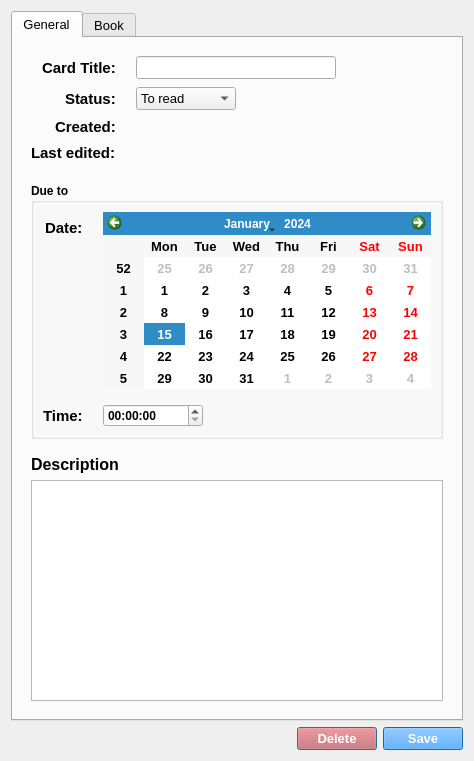
<?xml version="1.0" encoding="UTF-8"?>
<ui version="4.0">
 <class>CardWindow</class>
 <widget class="QDialog" name="CardWindow">
  <property name="geometry">
   <rect>
    <x>0</x>
    <y>0</y>
    <width>474</width>
    <height>761</height>
   </rect>
  </property>
  <property name="sizePolicy">
   <sizepolicy hsizetype="MinimumExpanding" vsizetype="MinimumExpanding">
    <horstretch>0</horstretch>
    <verstretch>0</verstretch>
   </sizepolicy>
  </property>
  <property name="minimumSize">
   <size>
    <width>0</width>
    <height>0</height>
   </size>
  </property>
  <property name="windowTitle">
   <string>Edit</string>
  </property>
  <layout class="QVBoxLayout" name="verticalLayout_2">
   <item>
    <widget class="QTabWidget" name="tabWidget">
     <property name="font">
      <font>
       <pointsize>10</pointsize>
      </font>
     </property>
     <property name="currentIndex">
      <number>0</number>
     </property>
     <widget class="QWidget" name="tab">
      <attribute name="title">
       <string>General</string>
      </attribute>
      <layout class="QVBoxLayout" name="verticalLayout">
       <item>
        <widget class="QFrame" name="frame">
         <property name="sizePolicy">
          <sizepolicy hsizetype="Expanding" vsizetype="Expanding">
           <horstretch>0</horstretch>
           <verstretch>0</verstretch>
          </sizepolicy>
         </property>
         <property name="frameShadow">
          <enum>QFrame::Plain</enum>
         </property>
         <layout class="QVBoxLayout" name="verticalLayout_3">
          <item>
           <layout class="QFormLayout" name="formLayout">
            <property name="labelAlignment">
             <set>Qt::AlignRight|Qt::AlignTrailing|Qt::AlignVCenter</set>
            </property>
            <property name="formAlignment">
             <set>Qt::AlignLeading|Qt::AlignLeft|Qt::AlignTop</set>
            </property>
            <property name="horizontalSpacing">
             <number>20</number>
            </property>
            <property name="verticalSpacing">
             <number>8</number>
            </property>
            <property name="topMargin">
             <number>0</number>
            </property>
            <property name="bottomMargin">
             <number>15</number>
            </property>
            <item row="0" column="0">
             <widget class="QLabel" name="label_4">
              <property name="font">
               <font>
                <pointsize>11</pointsize>
                <bold>true</bold>
               </font>
              </property>
              <property name="text">
               <string>Card Title:</string>
              </property>
             </widget>
            </item>
            <item row="0" column="1">
             <widget class="QLineEdit" name="line_edit_title">
              <property name="sizePolicy">
               <sizepolicy hsizetype="Maximum" vsizetype="Fixed">
                <horstretch>0</horstretch>
                <verstretch>0</verstretch>
               </sizepolicy>
              </property>
              <property name="minimumSize">
               <size>
                <width>200</width>
                <height>0</height>
               </size>
              </property>
              <property name="font">
               <font>
                <pointsize>10</pointsize>
               </font>
              </property>
              <property name="text">
               <string/>
              </property>
             </widget>
            </item>
            <item row="1" column="0">
             <widget class="QLabel" name="label_5">
              <property name="font">
               <font>
                <pointsize>11</pointsize>
                <bold>true</bold>
               </font>
              </property>
              <property name="text">
               <string>Status:</string>
              </property>
             </widget>
            </item>
            <item row="2" column="0">
             <widget class="QLabel" name="label_6">
              <property name="font">
               <font>
                <pointsize>11</pointsize>
                <bold>true</bold>
               </font>
              </property>
              <property name="text">
               <string>Created:</string>
              </property>
             </widget>
            </item>
            <item row="2" column="1">
             <widget class="QLabel" name="label_created_value">
              <property name="sizePolicy">
               <sizepolicy hsizetype="Maximum" vsizetype="Preferred">
                <horstretch>0</horstretch>
                <verstretch>0</verstretch>
               </sizepolicy>
              </property>
              <property name="minimumSize">
               <size>
                <width>100</width>
                <height>0</height>
               </size>
              </property>
              <property name="font">
               <font>
                <pointsize>10</pointsize>
               </font>
              </property>
              <property name="text">
               <string/>
              </property>
              <property name="alignment">
               <set>Qt::AlignRight|Qt::AlignTrailing|Qt::AlignVCenter</set>
              </property>
             </widget>
            </item>
            <item row="3" column="0">
             <widget class="QLabel" name="label_7">
              <property name="font">
               <font>
                <pointsize>11</pointsize>
                <bold>true</bold>
               </font>
              </property>
              <property name="text">
               <string>Last edited:</string>
              </property>
             </widget>
            </item>
            <item row="1" column="1">
             <widget class="QComboBox" name="combo_box_status">
              <property name="sizePolicy">
               <sizepolicy hsizetype="Maximum" vsizetype="Fixed">
                <horstretch>0</horstretch>
                <verstretch>0</verstretch>
               </sizepolicy>
              </property>
              <property name="minimumSize">
               <size>
                <width>100</width>
                <height>0</height>
               </size>
              </property>
              <property name="font">
               <font>
                <pointsize>10</pointsize>
               </font>
              </property>
              <item>
               <property name="text">
                <string>To read</string>
               </property>
              </item>
              <item>
               <property name="text">
                <string>In progress</string>
               </property>
              </item>
              <item>
               <property name="text">
                <string>Done</string>
               </property>
              </item>
             </widget>
            </item>
            <item row="3" column="1">
             <widget class="QLabel" name="label_last_edit_value">
              <property name="sizePolicy">
               <sizepolicy hsizetype="Maximum" vsizetype="Preferred">
                <horstretch>0</horstretch>
                <verstretch>0</verstretch>
               </sizepolicy>
              </property>
              <property name="minimumSize">
               <size>
                <width>100</width>
                <height>0</height>
               </size>
              </property>
              <property name="font">
               <font>
                <pointsize>10</pointsize>
               </font>
              </property>
              <property name="text">
               <string/>
              </property>
              <property name="alignment">
               <set>Qt::AlignRight|Qt::AlignTrailing|Qt::AlignVCenter</set>
              </property>
             </widget>
            </item>
           </layout>
          </item>
          <item>
           <widget class="QGroupBox" name="groupBox_2">
            <property name="sizePolicy">
             <sizepolicy hsizetype="Minimum" vsizetype="Minimum">
              <horstretch>0</horstretch>
              <verstretch>0</verstretch>
             </sizepolicy>
            </property>
            <property name="font">
             <font>
              <pointsize>9</pointsize>
              <bold>true</bold>
             </font>
            </property>
            <property name="title">
             <string>Due to</string>
            </property>
            <layout class="QVBoxLayout" name="verticalLayout_4">
             <item>
              <layout class="QFormLayout" name="formLayout_2">
               <property name="labelAlignment">
                <set>Qt::AlignRight|Qt::AlignTrailing|Qt::AlignVCenter</set>
               </property>
               <property name="horizontalSpacing">
                <number>20</number>
               </property>
               <property name="verticalSpacing">
                <number>15</number>
               </property>
               <item row="0" column="0">
                <widget class="QLabel" name="label_2">
                 <property name="font">
                  <font>
                   <pointsize>11</pointsize>
                   <bold>true</bold>
                  </font>
                 </property>
                 <property name="text">
                  <string>Date:</string>
                 </property>
                </widget>
               </item>
               <item row="0" column="1">
                <widget class="QCalendarWidget" name="calendar">
                 <property name="font">
                  <font>
                   <pointsize>10</pointsize>
                   <bold>true</bold>
                   <strikeout>false</strikeout>
                  </font>
                 </property>
                 <property name="styleSheet">
                  <string notr="true"/>
                 </property>
                 <property name="navigationBarVisible">
                  <bool>true</bool>
                 </property>
                 <property name="dateEditEnabled">
                  <bool>true</bool>
                 </property>
                </widget>
               </item>
               <item row="1" column="0">
                <widget class="QLabel" name="label_3">
                 <property name="font">
                  <font>
                   <pointsize>11</pointsize>
                   <bold>true</bold>
                  </font>
                 </property>
                 <property name="text">
                  <string>Time:</string>
                 </property>
                </widget>
               </item>
               <item row="1" column="1">
                <widget class="QTimeEdit" name="time_edit">
                 <property name="sizePolicy">
                  <sizepolicy hsizetype="Maximum" vsizetype="Fixed">
                   <horstretch>0</horstretch>
                   <verstretch>0</verstretch>
                  </sizepolicy>
                 </property>
                 <property name="minimumSize">
                  <size>
                   <width>100</width>
                   <height>0</height>
                  </size>
                 </property>
                </widget>
               </item>
              </layout>
             </item>
            </layout>
           </widget>
          </item>
          <item>
           <layout class="QGridLayout" name="gridLayout">
            <property name="topMargin">
             <number>10</number>
            </property>
            <item row="0" column="0">
             <widget class="QLabel" name="label">
              <property name="sizePolicy">
               <sizepolicy hsizetype="Minimum" vsizetype="Minimum">
                <horstretch>0</horstretch>
                <verstretch>0</verstretch>
               </sizepolicy>
              </property>
              <property name="font">
               <font>
                <pointsize>12</pointsize>
                <bold>true</bold>
               </font>
              </property>
              <property name="text">
               <string>Description</string>
              </property>
             </widget>
            </item>
            <item row="1" column="0">
             <widget class="QTextEdit" name="text_edit_description">
              <property name="sizePolicy">
               <sizepolicy hsizetype="Expanding" vsizetype="Expanding">
                <horstretch>0</horstretch>
                <verstretch>0</verstretch>
               </sizepolicy>
              </property>
              <property name="minimumSize">
               <size>
                <width>0</width>
                <height>100</height>
               </size>
              </property>
             </widget>
            </item>
           </layout>
          </item>
         </layout>
        </widget>
       </item>
      </layout>
     </widget>
     <widget class="QWidget" name="tab_2">
      <attribute name="title">
       <string>Book</string>
      </attribute>
      <layout class="QVBoxLayout" name="verticalLayout_5">
       <property name="topMargin">
        <number>10</number>
       </property>
       <item>
        <widget class="QFrame" name="frame">
         <property name="sizePolicy">
          <sizepolicy hsizetype="Minimum" vsizetype="Preferred">
           <horstretch>0</horstretch>
           <verstretch>0</verstretch>
          </sizepolicy>
         </property>
         <property name="styleSheet">
          <string notr="true"/>
         </property>
         <property name="frameShape">
          <enum>QFrame::StyledPanel</enum>
         </property>
         <property name="frameShadow">
          <enum>QFrame::Plain</enum>
         </property>
         <layout class="QFormLayout" name="formLayout_4">
          <property name="labelAlignment">
           <set>Qt::AlignRight|Qt::AlignTrailing|Qt::AlignVCenter</set>
          </property>
          <property name="formAlignment">
           <set>Qt::AlignLeading|Qt::AlignLeft|Qt::AlignTop</set>
          </property>
          <property name="horizontalSpacing">
           <number>20</number>
          </property>
          <property name="verticalSpacing">
           <number>8</number>
          </property>
          <item row="0" column="0">
           <widget class="QLabel" name="label_10">
            <property name="font">
             <font>
              <pointsize>11</pointsize>
              <bold>true</bold>
             </font>
            </property>
            <property name="text">
             <string>Title:</string>
            </property>
           </widget>
          </item>
          <item row="0" column="1">
           <widget class="QLineEdit" name="line_edit_book_title">
            <property name="sizePolicy">
             <sizepolicy hsizetype="Fixed" vsizetype="Fixed">
              <horstretch>0</horstretch>
              <verstretch>0</verstretch>
             </sizepolicy>
            </property>
            <property name="minimumSize">
             <size>
              <width>200</width>
              <height>0</height>
             </size>
            </property>
            <property name="font">
             <font>
              <pointsize>10</pointsize>
             </font>
            </property>
            <property name="text">
             <string/>
            </property>
           </widget>
          </item>
          <item row="1" column="0">
           <widget class="QLabel" name="label_11">
            <property name="font">
             <font>
              <pointsize>11</pointsize>
              <bold>true</bold>
             </font>
            </property>
            <property name="text">
             <string>Author:</string>
            </property>
           </widget>
          </item>
          <item row="1" column="1">
           <widget class="QLineEdit" name="line_edit_book_author">
            <property name="sizePolicy">
             <sizepolicy hsizetype="Fixed" vsizetype="Fixed">
              <horstretch>0</horstretch>
              <verstretch>0</verstretch>
             </sizepolicy>
            </property>
            <property name="minimumSize">
             <size>
              <width>200</width>
              <height>0</height>
             </size>
            </property>
            <property name="font">
             <font>
              <pointsize>10</pointsize>
             </font>
            </property>
            <property name="text">
             <string/>
            </property>
           </widget>
          </item>
          <item row="2" column="0">
           <widget class="QLabel" name="label_12">
            <property name="font">
             <font>
              <pointsize>11</pointsize>
              <bold>true</bold>
             </font>
            </property>
            <property name="text">
             <string>Pages:</string>
            </property>
           </widget>
          </item>
          <item row="2" column="1">
           <widget class="QSpinBox" name="spin_box_book_pages">
            <property name="sizePolicy">
             <sizepolicy hsizetype="Maximum" vsizetype="Fixed">
              <horstretch>0</horstretch>
              <verstretch>0</verstretch>
             </sizepolicy>
            </property>
            <property name="minimumSize">
             <size>
              <width>50</width>
              <height>0</height>
             </size>
            </property>
            <property name="font">
             <font>
              <pointsize>10</pointsize>
             </font>
            </property>
           </widget>
          </item>
          <item row="3" column="0">
           <widget class="QLabel" name="label_13">
            <property name="font">
             <font>
              <pointsize>11</pointsize>
              <bold>true</bold>
             </font>
            </property>
            <property name="text">
             <string>ISBN:</string>
            </property>
           </widget>
          </item>
          <item row="3" column="1">
           <widget class="QLineEdit" name="line_edit_book_isbn">
            <property name="sizePolicy">
             <sizepolicy hsizetype="Fixed" vsizetype="Fixed">
              <horstretch>0</horstretch>
              <verstretch>0</verstretch>
             </sizepolicy>
            </property>
            <property name="font">
             <font>
              <pointsize>10</pointsize>
             </font>
            </property>
            <property name="text">
             <string/>
            </property>
           </widget>
          </item>
          <item row="4" column="0">
           <widget class="QLabel" name="label_14">
            <property name="font">
             <font>
              <pointsize>11</pointsize>
              <bold>true</bold>
             </font>
            </property>
            <property name="text">
             <string>Genre:</string>
            </property>
           </widget>
          </item>
          <item row="4" column="1">
           <widget class="QComboBox" name="combo_box_book_genre">
            <property name="sizePolicy">
             <sizepolicy hsizetype="Fixed" vsizetype="Fixed">
              <horstretch>0</horstretch>
              <verstretch>0</verstretch>
             </sizepolicy>
            </property>
            <property name="minimumSize">
             <size>
              <width>130</width>
              <height>0</height>
             </size>
            </property>
            <property name="font">
             <font>
              <pointsize>10</pointsize>
             </font>
            </property>
            <item>
             <property name="text">
              <string>Other</string>
             </property>
            </item>
            <item>
             <property name="text">
              <string>Fantasy</string>
             </property>
            </item>
            <item>
             <property name="text">
              <string>History</string>
             </property>
            </item>
            <item>
             <property name="text">
              <string>Adventure</string>
             </property>
            </item>
           </widget>
          </item>
         </layout>
        </widget>
       </item>
       <item>
        <spacer name="verticalSpacer">
         <property name="orientation">
          <enum>Qt::Vertical</enum>
         </property>
         <property name="sizeType">
          <enum>QSizePolicy::Expanding</enum>
         </property>
         <property name="sizeHint" stdset="0">
          <size>
           <width>20</width>
           <height>40</height>
          </size>
         </property>
        </spacer>
       </item>
      </layout>
     </widget>
    </widget>
   </item>
   <item>
    <layout class="QHBoxLayout" name="horizontalLayout">
     <property name="topMargin">
      <number>0</number>
     </property>
     <item>
      <spacer name="horizontalSpacer">
       <property name="orientation">
        <enum>Qt::Horizontal</enum>
       </property>
       <property name="sizeHint" stdset="0">
        <size>
         <width>40</width>
         <height>20</height>
        </size>
       </property>
      </spacer>
     </item>
     <item>
      <widget class="QPushButton" name="button_delete">
       <property name="font">
        <font>
         <pointsize>10</pointsize>
         <bold>true</bold>
        </font>
       </property>
       <property name="styleSheet">
        <string notr="true">background-color: indianred; color: white</string>
       </property>
       <property name="text">
        <string>Delete</string>
       </property>
      </widget>
     </item>
     <item>
      <widget class="QPushButton" name="button_save">
       <property name="font">
        <font>
         <pointsize>10</pointsize>
         <bold>true</bold>
        </font>
       </property>
       <property name="styleSheet">
        <string notr="true">background-color: dodgerblue; color: white</string>
       </property>
       <property name="text">
        <string>Save</string>
       </property>
      </widget>
     </item>
    </layout>
   </item>
  </layout>
 </widget>
 <resources/>
 <connections/>
</ui>
